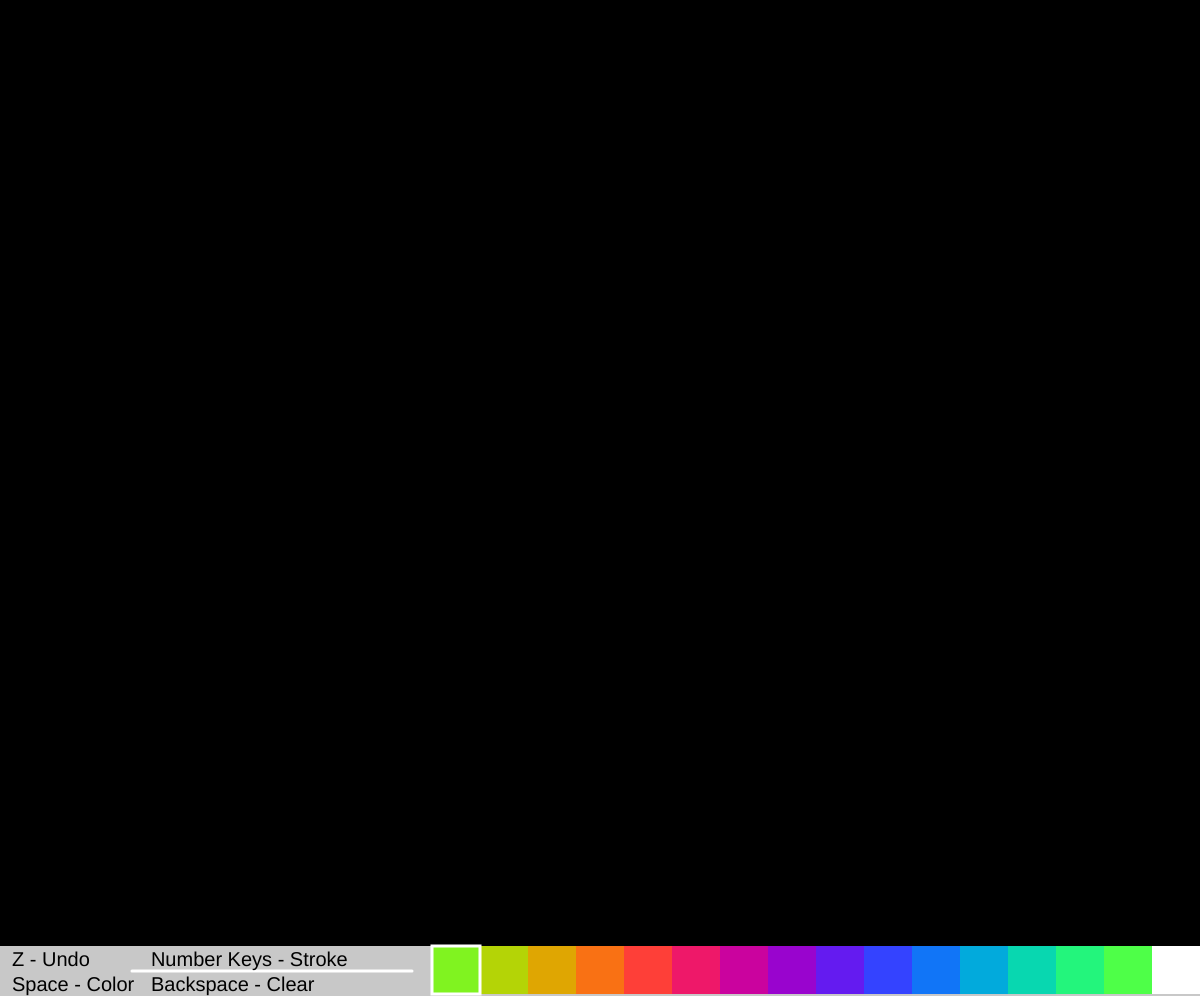
Frame 1 (no input)
Frame 60 (no input): identical to frame 1, image omitted
Frame 120 (the mouse pressed at the canvas centre since frame 60): identical to frame 1, image omitted

The p5.js sketch that drew this single still picture (run headless with seeded random() and noise() and a simulated clock; from frame 60 on, the mouse is pressed at the canvas centre):

// p5.js sketch
// ── sketch.js
let strokes = [];
let drawing = false;
let currentStroke = [];
let drawingHeight;
let currentColIndex = 0;
let colors;
let strokeW = 3;

let freq = 0.42;
let amtOfCol = 15;

function setup() {
  createCanvas(window.innerWidth, windowHeight - 4);
  drawingHeight = height - 50;
  background(200);

  colors = [];
  for (let i = 0; i < amtOfCol; i++) {
    let r = Math.sin(freq * i + 0) * 127 + 128;
    let g = Math.sin(freq * i + 2) * 127 + 128;
    let b = Math.sin(freq * i + 4) * 127 + 128;
    colors.push(color(r, g, b));
  }
  colors.push(color(255));
}

function draw() {
  background(0);
  if (drawing && mouseX != pmouseX && mouseY != pmouseY) {
    currentStroke.push({
      x: mouseX,
      y: mouseY,
      s: strokeW,
      i: currentColIndex
    });
  }
  noFill();
  showDrawing();
  beginShape();
  for (point of currentStroke) {
    stroke(colors[point.i]);
    strokeWeight(point.s);
    vertex(point.x, point.y);
  }
  endShape();

  fill(200);
  noStroke();
  rect(0, drawingHeight, width, 51);
  let w = 48;
  for (let i = 0; i < colors.length; i++) {
    fill(colors[i]);
    rect(width - (colors.length * w) + (i * w), drawingHeight, w, w);
  }
  fill(colors[currentColIndex]);
  strokeWeight(3);
  stroke(255);
  rect(width - (colors.length * w) + (currentColIndex * w), drawingHeight, w, w);

  strokeWeight(strokeW);
  stroke(255);
  line(width - (colors.length * w) - 300, drawingHeight + 25, width - (colors.length * w) - 20, drawingHeight + 25);

  fill(0);
  textSize(20);
  noStroke();
  text("Z - Undo           Number Keys - Stroke\nSpace - Color   Backspace - Clear", 12, drawingHeight + 20);
}

function showDrawing() {
  noFill();
  stroke(255);
  for (s of strokes) {
    beginShape();
    for (point of s) {
      stroke(colors[point.i]);
      strokeWeight(point.s);
      vertex(point.x, point.y);
    }
    endShape();
  }
}

function erase() {
  strokes = [];
  showDrawing();
}

function keyPressed() {
  if (keyCode == 90) {
    strokes.splice(strokes.length - 1, 1);
    showDrawing()
  } else if (keyCode == 32) {
    currentColIndex = (currentColIndex + 1) % colors.length;
  } else if (keyCode == 8) {
    erase();
  } else if (keyCode >= 48 && keyCode <= 57) { //Number keys
    strokeW = keyCode - 47;
  }
}

function mousePressed() {
  currectStroke = [];
  drawing = true;
}

function mouseReleased() {
  strokes.push(currentStroke);
  drawing = false;
  currentStroke = [];
  showDrawing();
}

function windowResized() {
  resizeCanvas(window.innerWidth, windowHeight - 4);
  drawingHeight = height - 50;
}
